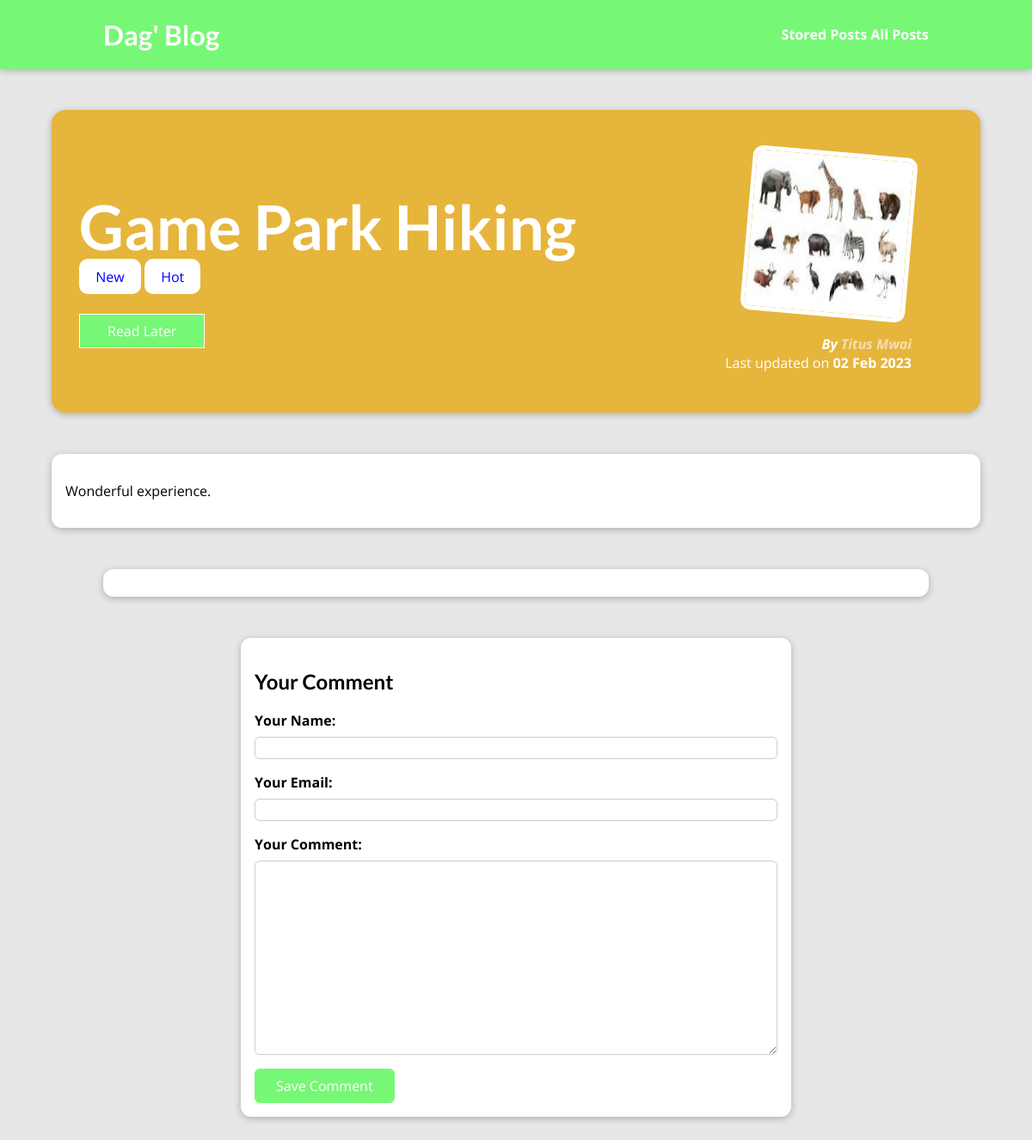
Page /posts/game-park-hiking on the earlier database version.
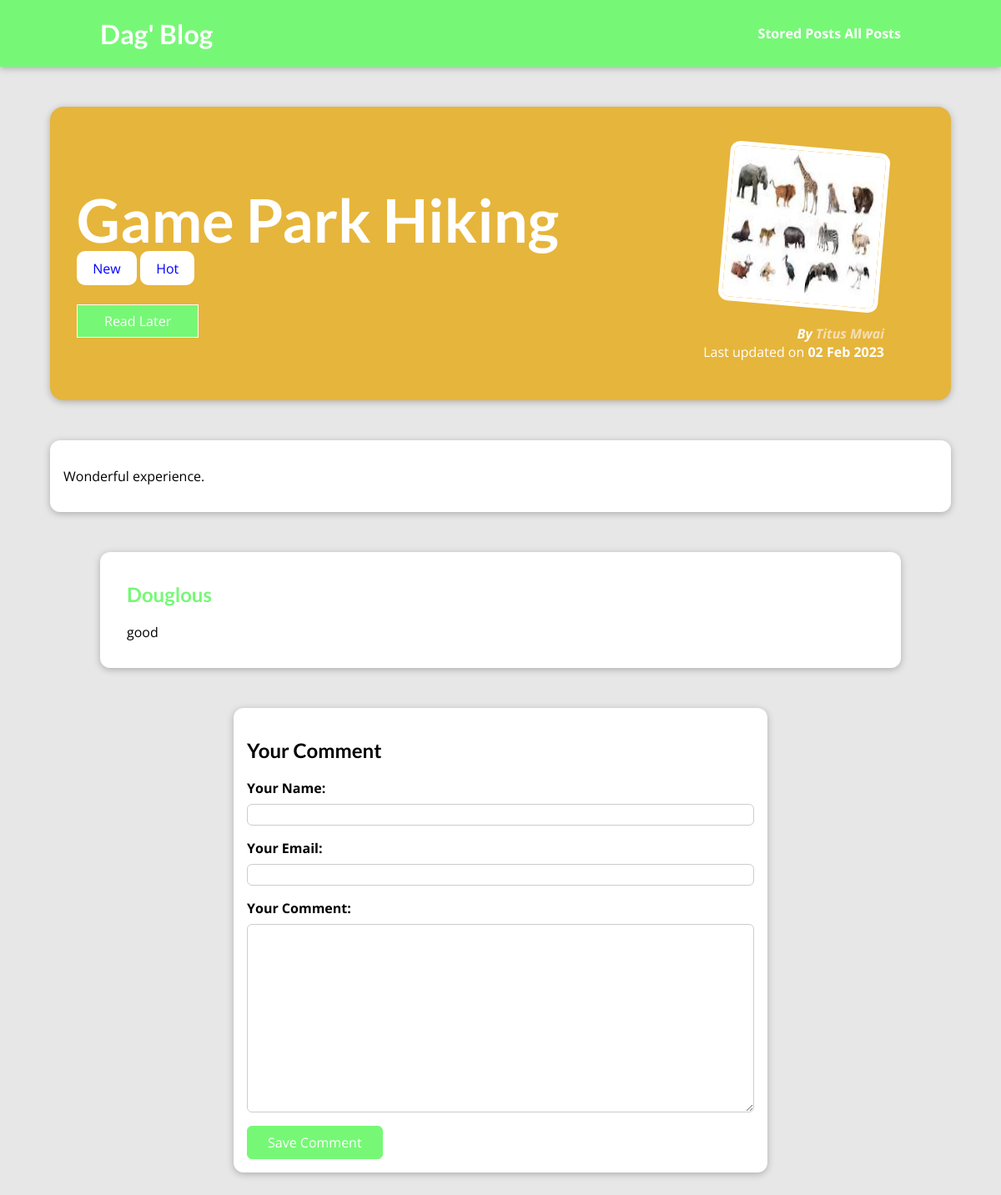
Same page on the later database version.
### blog/models.py (models this page shows, shortened)
class Post(models.Model):
    title = models.CharField(max_length=100)
    excerpt = models.CharField(max_length=200)
    image = models.ImageField(upload_to="posts", null=True)
    date = models.DateField(auto_now=True)
    slug = models.SlugField(unique=True, db_index=True)
    content = models.TextField(validators=[MinLengthValidator(10)])
    author = models.ForeignKey(
        Author, on_delete=models.SET_NULL, null=True, related_name="posts")
    tags = models.ManyToManyField(Tag)

class Tag(models.Model):
    caption = models.CharField(max_length=25)

class Author(models.Model):
    first_name = models.CharField(max_length=60)
    last_name = models.CharField(max_length=60)
    email_address = models.EmailField()
    def full_name(self):
        return f"{self.first_name} {self.last_name}"
    def __str__(self):
        return self.full_name()

class comment(models.Model):
    user_name = models.CharField(max_length=150)
    user_email = models.EmailField()
    text = models.TextField(max_length=450)
    post = models.ForeignKey(
        Post, on_delete=models.CASCADE, related_name="comments")

### blog/views.py (the view, shortened to what this page needs)
# urls.py: path("posts/<slug:slug>", views.singlepostview.as_view(), name="post-detail-page"),
class singlepostview(View):
    def get(self, request, slug):
      post = Post.objects.get(slug=slug)
      context = {
          "post": post,
          "post_tags": post.tags.all(),
          "comment_form": commentform(),
          "comments": post.comments.all().order_by("-id")
      }
      return render(request, "blog/post-detail.html", context)

### blog/forms.py
class commentform(forms.ModelForm):
    class Meta:
        model = comment
        exclude = ["post"]
        labels = {
            "user_name": "Your Name",
            "user_email": "Your Email",
            "text": "Your Comment"
        }

### blog/templates/blog/post-detail.html (shortened to what this page needs)
{% extends "base.html" %}
{% load static %}
{% block css_files %}
    <link rel="stylesheet" href="{% static "blog/post-detail.css" %}" />
{% endblock %}
{% block content %}
    <section id="summary">
        <h2>{{post.title}}</h2>
        <div>
            {% for tag in post_tags %}
                <span class="tag">{{ tag.caption }}</span>
            {% endfor %}
        </div>
        <div id="read-later">
            <form action="{% url "read-later" %}" method="POST">
                <button>Read Later</button>
            </form>
        </div>
        <article>
            <img src="{{ post.image.url }}" alt="{{post.title}}" />
            <address>By <a href="mailto:{{ post.author.email_address }}">{{post.author}}</a></address>
            <div>Last updated on <time>{{post.date|date:"d M Y"}}</time></div>
        </article>
    </section>
    <main>
        {{post.content|linebreaks }}
    </main>
    <section id="comments">
        <ul>
            {% for comment in comments %}
                <li>
                    <h2>{{ comment.user_name }}</h2>
                    <p>{{ comment.text|linebreaks }}</p>
                </li>
            {% endfor %}
        </ul>
    </section>
    <section id="comment-form">
        <h2>Your Comment</h2>
        <form action="{% url "post-detail-page" post.slug %}" method="POST">
            {% for form_field in comment_form %}
                <div class="form-control {% if form_field.errors %}invalid{% endif %}">
                    {{ form_field.label_tag }}
                    {{ form_field }}
                </div>
            {% endfor %}
            <button>Save Comment</button>
        </form>
    </section>
{% endblock %}

### templates/base.html (shortened to what this page needs)
{% load static %}
<!DOCTYPE html>
<html lang="en">
<head>
    <link rel="stylesheet" href="{% static "app.css" %}">
    {% block css_files %}{% endblock %}
</head>
<body>
    <header id="main-navigation">
        <h1><a href="{% url "starting-page" %}">Dag' Blog</a></h1>
        <nav>
            <a href="{% url "read-later" %}">Stored Posts</a>
            <a href="{% url "posts-page" %}">All Posts</a>
        </nav>
    </header>
    {% block content %}
    {% endblock %}
</body>
</html>

### static/app.css (style rules this page uses)
* { box-sizing: border-box; }
html { font-family: 'Open Sans', 'Lato', sans-serif; }
body { margin: 0; }
h1, h2, h3 { font-family: 'Lato', sans-serif; font-weight: bold; }
#main-navigation { width: 100%; height: 5rem; display: flex; justify-content: space-between; align-items: center; padding: 0 10%; position: absolute; top: 0; left: 0; }
#main-navigation a { text-decoration: none; color: white; font-weight: bold; }

### blog/static/blog/post-detail.css (style rules this page uses)
body { background-color: #e7e7e7; }
#main-navigation { background-color: #76f876; box-shadow: 0 2px 8px rgba(0, 0, 0, 0.25); }
#summary { margin: 8rem auto 3rem auto; padding: 2rem; width: 90%; max-width: 90rem; border-radius: 16px; background-color: #e6b53b; position: relative; box-shadow: 0 2px 8px rgba(0, 0, 0, 0.25); height: 22rem; }
#summary h2 { color: white; font-size: 4.5rem; margin-bottom: 0.3rem; }
#summary article { position: absolute; top: 2rem; right: 3rem; padding: 1rem 2rem; border-radius: 12px; text-align: right; color: white; }
#summary article img { width: 12rem; height: 12rem; border-radius: 12px; transform: rotateZ(5deg); border: 5px solid white; margin-bottom: 1rem; }
#summary address { font-weight: bold; }
#summary time { font-weight: bold; }
#read-later { margin: 2rem 0; }
#read-later button { background-color: #76f876; border: 1px solid white; padding: 0.5rem 2rem; font: inherit; color: white; cursor: pointer; }
#summary a { color: wheat; text-decoration: none; }
main { width: 90%; max-width: 90rem; margin: 3rem auto; background-color: white; padding: 1rem; border-radius: 12px; box-shadow: 0 2px 8px rgba(0, 0, 0, 0.25); }
.tag { background-color: white; color: blue; padding: 0.6rem 1.2rem; border-radius: 10px; }
#comment-form { margin: 3rem auto; width: 90%; max-width: 40rem; border-radius: 12px; background-color: white; box-shadow: 0 2px 8px rgba(0, 0, 0, 0.25); padding: 1rem; }
#comment-form button { font: inherit; background-color: #76f876; color: white; border: 1px solid #76f876; padding: 0.5rem 1.5rem; border-radius: 6px; cursor: pointer; }
.form-control { margin-bottom: 1rem; }
.form-control label { font-weight: bold; margin-bottom: 0.5rem; display: block; }
.form-control input, .form-control textarea { display: block; width: 100%; font: inherit; padding: 0.25; border-radius: 6px; border: 1px solid #ccc; }
#comments { margin: 3rem auto; width: 90%; max-width: 60rem; border-radius: 12px; background-color: white; box-shadow: 0 2px 8px rgba(0, 0, 0, 0.25); padding: 1rem 2rem; }
#comments ul { list-style: none; margin: 0; padding: 0; }
#comments li { margin-bottom: 1rem; border-bottom: 2px solid #ccc; }
#comments li:last-of-type { border-bottom: none; }
#comments h2 { color: #76f876; }

Differences in the rows shown:
added comment: user_name "Douglous", text "good"
